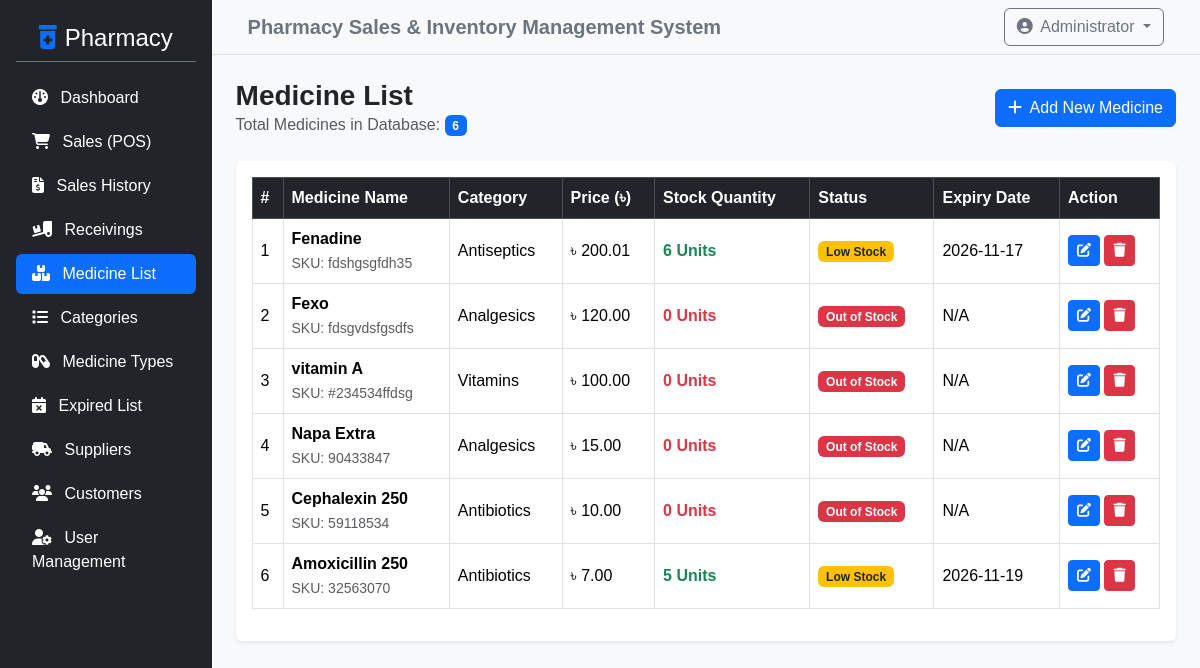
The page /admin/medicines.php (signed in) on the database its author committed.
### tables this page shows
CREATE TABLE `product_list` (
  `id` int NOT NULL,
  `category_id` int NOT NULL,
  `type_id` int DEFAULT NULL,
  `sku` varchar(50) NOT NULL,
  `price` double NOT NULL,
  `name` varchar(150) NOT NULL,
  `measurement` varchar(50) DEFAULT NULL,
  `description` text NOT NULL,
  `prescription` tinyint(1) NOT NULL DEFAULT '0',
  `expiry_date` date DEFAULT NULL,
  `supplier_id` int DEFAULT NULL,
  `quantity` int DEFAULT '0'
);

CREATE TABLE `category_list` (
  `id` int NOT NULL,
  `name` text NOT NULL,
  `description` varchar(250) DEFAULT NULL
);

### admin/medicines.php (the view, shortened to what this page needs)
<?php
include '../config/db_connect.php';
$sql = "SELECT p.*, c.name as category_name, s.supplier_name
        FROM product_list p
        LEFT JOIN category_list c ON p.category_id = c.id
        LEFT JOIN supplier_list s ON p.supplier_id = s.id
        ORDER BY p.id DESC";
$result = $conn->query($sql);
$total_medicines = $result ? $result->num_rows : 0;
?>
<?php include '../includes/header.php'; ?>
<div class="d-flex">
    <?php include '../includes/sidebar.php'; ?>
    <div class="w-100 bg-light min-vh-100">
        <?php include '../includes/topbar.php'; ?>
        <div class="container-fluid p-4">
            <div class="d-flex justify-content-between align-items-center mb-4">
                <div>
                    <h3 class="fw-bold mb-0">Medicine List</h3>
                    <p class="text-muted mb-0">Total Medicines in Database: <span class="badge bg-primary"><?php echo $total_medicines; ?></span></p>
                </div>
                <a href="add_medicine.php" class="btn btn-primary"><i class="fa-solid fa-plus me-1"></i> Add New Medicine</a>
            </div>
            <div class="card shadow-sm border-0">
                <div class="card-body">
                    <div class="table-responsive">
                        <table class="table table-bordered table-hover align-middle">
                            <thead class="table-dark">
                                <tr>
                                    <th>#</th>
                                    <th>Medicine Name</th>
                                    <th>Category</th>
                                    <th>Price (৳)</th>
                                    <th>Stock Quantity</th>
                                    <th>Status</th>
                                    <th>Expiry Date</th>
                                    <th>Action</th>
                                </tr>
                            </thead>
                            <tbody>
                                <?php if ($result && $result->num_rows > 0): ?>
                                    <?php $i = 1; while ($row = $result->fetch_assoc()):
                                        $stock = intval($row['quantity'] ?? 0);
                                    ?>
                                        <tr>
                                            <td><?php echo $i++; ?></td>
                                            <td>
                                                <strong><?php echo htmlspecialchars($row['name']); ?></strong><br>
                                                <small class="text-muted">SKU: <?php echo htmlspecialchars($row['sku'] ?? 'N/A'); ?></small>
                                            </td>
                                            <td><?php echo htmlspecialchars($row['category_name'] ?? 'Uncategorized'); ?></td>
                                            <td>৳ <?php echo number_format($row['price'] ?? 0, 2); ?></td>
                                            <td>
                                                <span class="fw-bold <?php echo $stock > 0 ? 'text-success' : 'text-danger'; ?>">
                                                    <?php echo $stock; ?> Units
                                                </span>
                                            </td>
                                            <td>
                                                <?php if ($stock > 10): ?>
                                                    <span class="badge bg-success">In Stock</span>
                                                <?php elseif ($stock > 0 && $stock <= 10): ?>
                                                    <span class="badge bg-warning text-dark">Low Stock</span>
                                                <?php else: ?>
                                                    <span class="badge bg-danger">Out of Stock</span>
                                                <?php endif; ?>
                                            </td>
                                            <td><?php echo htmlspecialchars($row['expiry_date'] ?? 'N/A'); ?></td>
                                            <td>
                                                <a href="edit_medicine.php?id=<?php echo $row['id']; ?>" class="btn btn-sm btn-primary"><i class="fa-solid fa-pen-to-square"></i></a>
                                                <a href="delete_medicine.php?id=<?php echo $row['id']; ?>" class="btn btn-sm btn-danger" onclick="return confirm('Are you sure you want to delete this medicine?');"><i class="fa-solid fa-trash"></i></a>
                                            </td>
                                        </tr>
                                    <?php endwhile; ?>
                                <?php else: ?>
                                    <tr>
                                        <td colspan="8" class="text-center text-muted py-4">No medicines found in database.</td>
                                    </tr>
                                <?php endif; ?>
                            </tbody>
                        </table>
                    </div>
                </div>
            </div>
        </div>
    </div>
</div>
<?php include '../includes/footer.php'; ?>

### assets/css/style.css (style rules this page uses)
body { font-family: 'Segoe UI', Tahoma, Geneva, Verdana, sans-serif; background-color: #f8f9fa; }
body { background-color: #f8f9fa; font-family: Arial, sans-serif; }

### rows shown on the page
product_list: name "Fenadine", sku "fdshgsgfdh35", category_list.name "Antiseptics", price "200.01", quantity "6", shows "Low Stock", expiry_date "2026-11-17"
product_list: name "Fexo", sku "fdsgvdsfgsdfs", category_list.name "Analgesics", price "120.00", quantity "0", shows "Out of Stock", expiry_date "N/A"
product_list: name "vitamin A", sku "#234534ffdsg", category_list.name "Vitamins", price "100.00", quantity "0", shows "Out of Stock", expiry_date "N/A"
product_list: name "Napa Extra", sku "90433847", category_list.name "Analgesics", price "15.00", quantity "0", shows "Out of Stock", expiry_date "N/A"
product_list: name "Cephalexin 250", sku "59118534", category_list.name "Antibiotics", price "10.00", quantity "0", shows "Out of Stock", expiry_date "N/A"
product_list: name "Amoxicillin 250", sku "32563070", category_list.name "Antibiotics", price "7.00", quantity "5", shows "Low Stock", expiry_date "2026-11-19"

### other values the page prints
$total_medicines "6"
